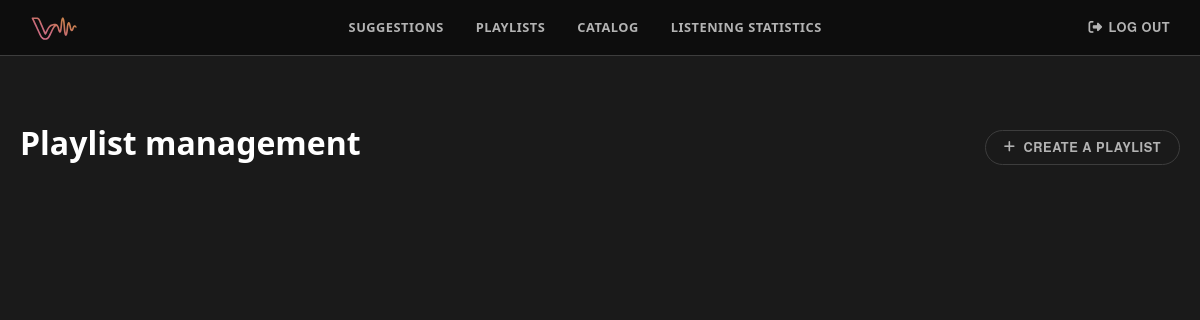
Page /me/playlists/ (signed in) on the earlier database version.
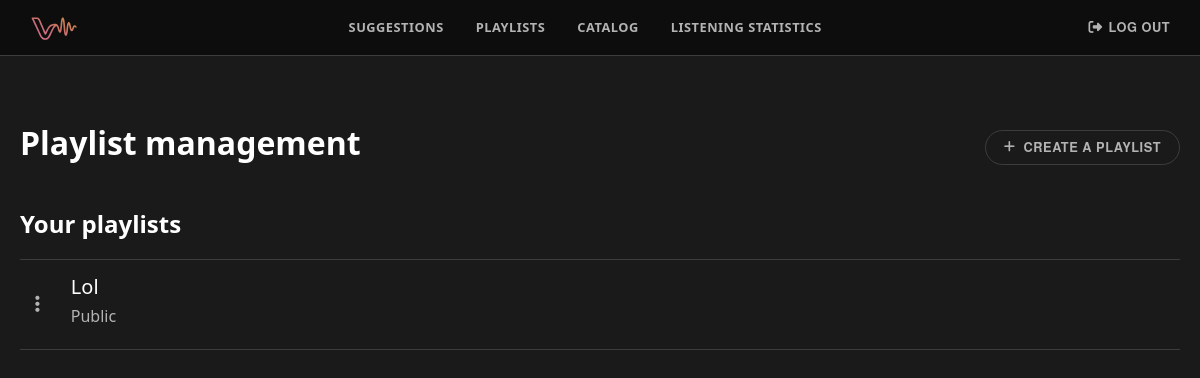
Same page on the later database version.
### listeners/models.py (models this page shows)
class Playlist(models.Model):
    title = models.CharField(max_length=100, default='New playlist')
    listener = models.ForeignKey(settings.AUTH_USER_MODEL, on_delete=models.CASCADE)
    saved_by = models.ManyToManyField(
        settings.AUTH_USER_MODEL,
        related_name='saved_playlists',
        blank=True)
    tracks = models.ManyToManyField('catalog.Track', blank=True, related_name='playlists')
    is_public = models.BooleanField(default=False)

### listeners/views.py (the view, shortened to what this page needs)
# urls.py: path('playlists/', PlaylistView.as_view(), name='user_playlists'),
class PlaylistView(LoginRequiredMixin, generic.ListView):
    model = Playlist
    template_name = "user_playlists.html"
    context_object_name = 'playlists'
    def get_queryset(self):
        return Playlist.objects.filter(listener=self.request.user)
    def get_context_data(self, **kwargs):
        context = super().get_context_data(**kwargs)
        saved_playlists = Playlist.objects.filter(
            saved_by=self.request.user,
            is_public=True,
        ).exclude(
            listener=self.request.user)
        context['saved_playlists'] = saved_playlists
        return context

### templates/user_playlists.html (shortened to what this page needs)
{% extends "base.html" %}
{% load static %}
{% block css %}
    <link rel="stylesheet" href="{% static 'style/user_playlists.css' %}">
    <link rel="stylesheet" href="{% static 'style/search.css' %}">
{% endblock %}
{% block content %}
    <main>
        <div class="d-flex justify-content-between align-items-center flex-wrap gap-3">
            <h1 style="color: var(--text-primary); font-size: 2rem; font-weight: 800;">Playlist management</h1>
            <button class="adv-filter-btn d-flex align-items-center gap-2" style="display: flex;" data-bs-toggle="modal"
                    data-bs-target="#createPlaylistModal">
                <i class="fa-solid fa-plus"></i>
                <span>Create a playlist</span>
            </button>
        </div>
        <section id="personal-playlists">
            {% if playlists %}
                <h2 class="section-title">Your playlists</h2>
                {% for playlist in playlists %}
                    <div class="result-unit" data-type="playlist" data-id="{{ playlist.id }}"
                         data-href="{% url 'playlist_detail' playlist.id %}">
                        <div class="result-details align-items-center">
                            <div class="result-container">
                                <div class="dropdown me-3">
                                    <button class="playlist-options-btn" type="button" data-bs-toggle="dropdown"
                                            aria-expanded="false">
                                        <i class="fa-solid fa-ellipsis-vertical"></i>
                                    </button>
                                </div>
                                <div class="result-description">
                                    <h2>{{ playlist.title }}</h2>
                                    <h3>{% if playlist.is_public %}Public{% else %}Private{% endif %}</h3>
                                </div>
                            </div>
                        </div>
                    </div>
                {% endfor %}
            {% endif %}
        </section>
    </main>
{% endblock %}

Differences in the rows shown:
added Playlist: title "Lol", is_public "Public"
Other differences:
text now shown: "Your playlists"
